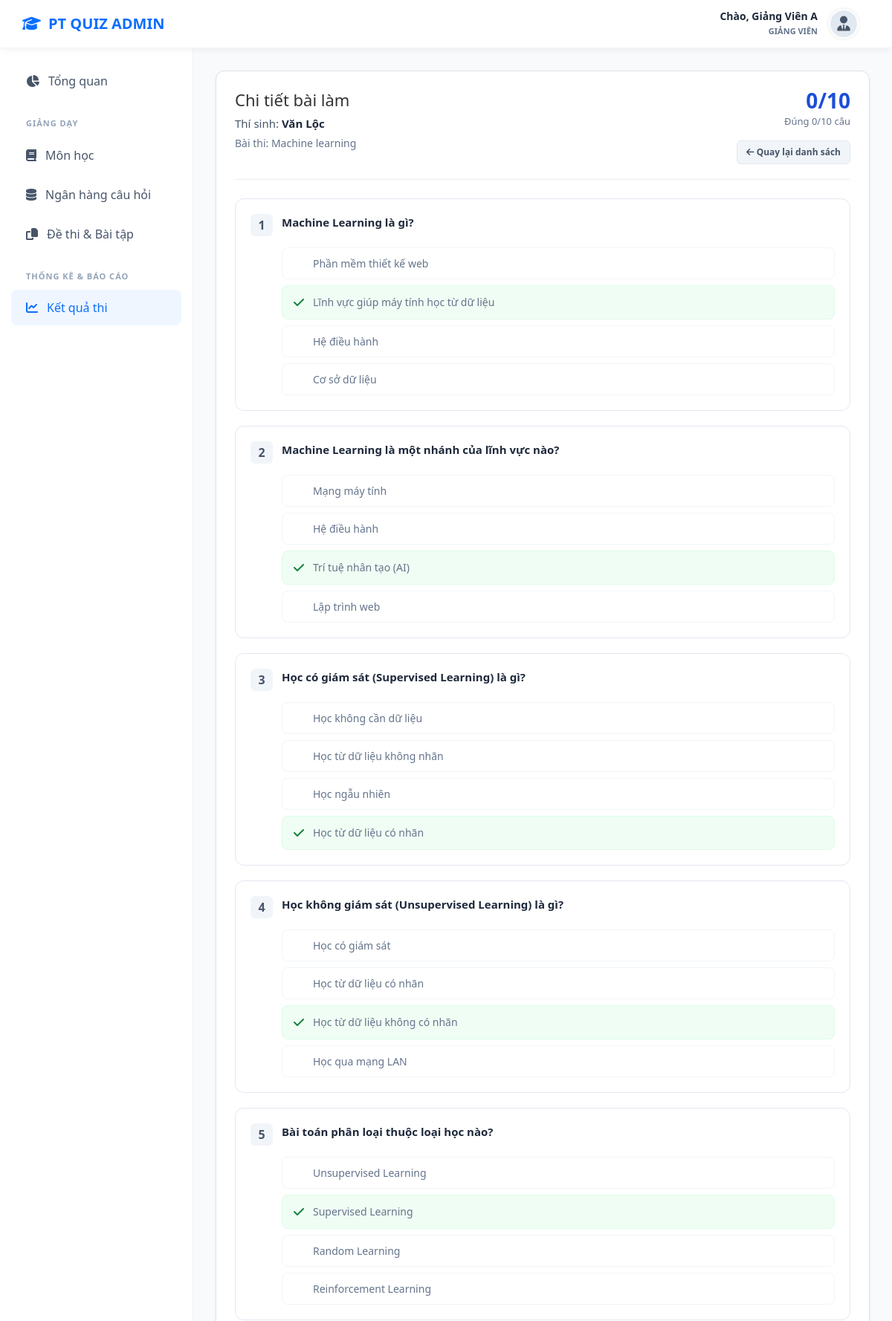
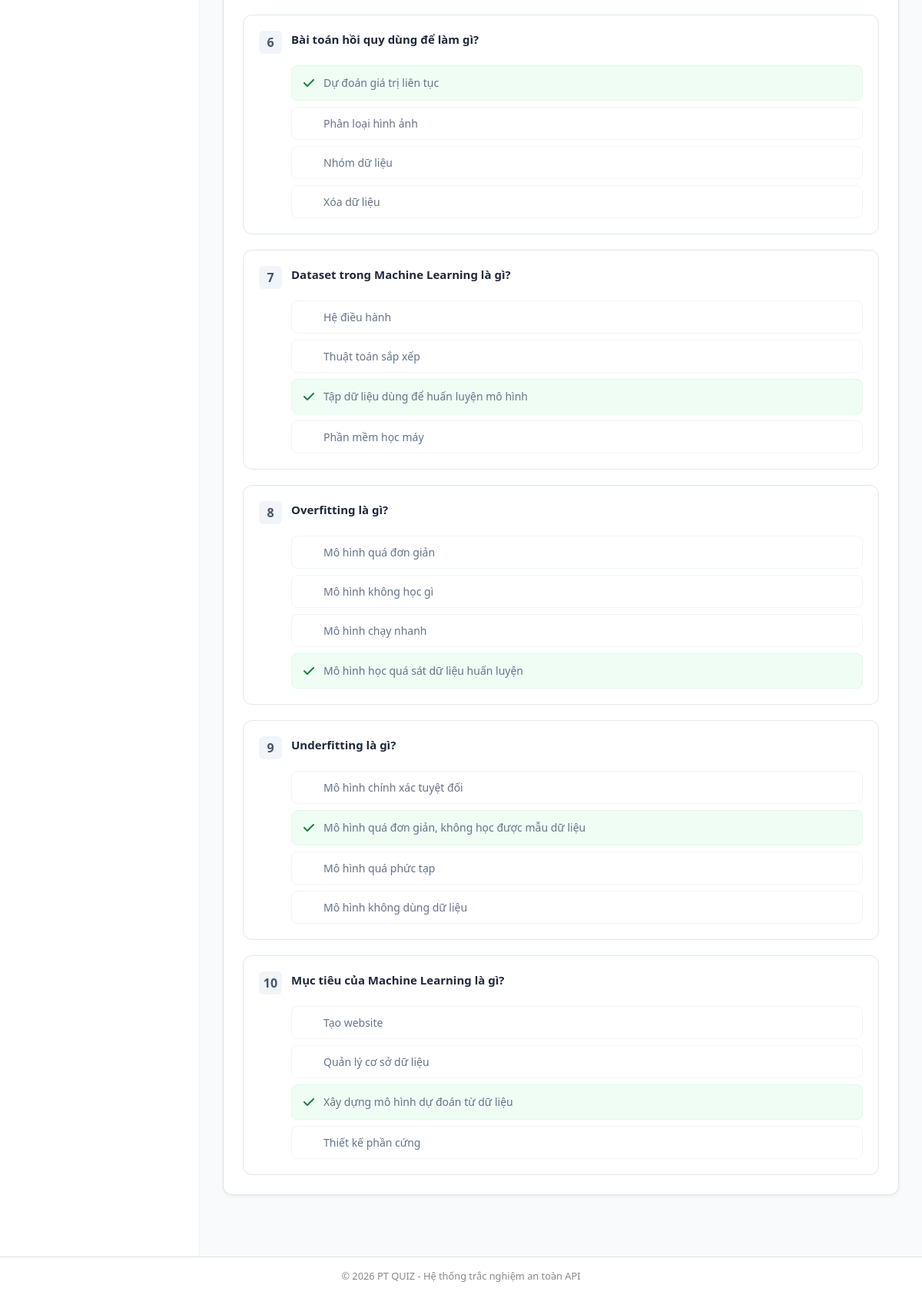
The page /index.php?act=ketqua-thi&id_lanthi=174 (signed in) on the database its author committed (2 pictures, top to bottom).
### tables this page shows
CREATE TABLE `lanthi` (
  `id_lanthi` int(11) NOT NULL,
  `id_nguoidung` int(11) DEFAULT NULL,
  `id_baithi` int(11) DEFAULT NULL,
  `thoigianbatdau` datetime DEFAULT NULL,
  `thoigiannop` datetime DEFAULT NULL,
  `diem` float DEFAULT NULL,
  `thoigianconlai` int(11) DEFAULT NULL,
  `cautraloi_tam` text DEFAULT NULL,
  `trangthai` varchar(50) DEFAULT NULL,
  `socaudung` int(11) DEFAULT NULL,
  `tongdiem_toida` float DEFAULT NULL
);

CREATE TABLE `nguoidung` (
  `id_nguoidung` int(11) NOT NULL,
  `email` varchar(100) DEFAULT NULL,
  `matkhau` varchar(255) DEFAULT NULL,
  `reset_token` varchar(64) DEFAULT NULL,
  `reset_token_expire` datetime DEFAULT NULL,
  `ten` varchar(100) DEFAULT NULL,
  `vaitro` varchar(50) DEFAULT NULL,
  `trangthai` varchar(50) DEFAULT NULL,
  `ngaytao` datetime DEFAULT NULL
);

CREATE TABLE `baithi` (
  `id_baithi` int(11) NOT NULL,
  `id_monhoc` int(11) DEFAULT NULL,
  `ten_baithi` varchar(255) DEFAULT NULL,
  `mieuta` text DEFAULT NULL,
  `tongcauhoi` int(11) DEFAULT NULL,
  `thoigianlam` int(11) DEFAULT NULL,
  `thoigianbatdau` datetime DEFAULT NULL,
  `thoigianketthuc` datetime DEFAULT NULL,
  `trangthai` varchar(50) DEFAULT NULL,
  `xao_tron` tinyint(1) NOT NULL DEFAULT 0,
  `hien_dapan` tinyint(1) DEFAULT 0,
  `ngaytao` datetime DEFAULT NULL
);

CREATE TABLE `dapan` (
  `id_dapan` int(11) NOT NULL,
  `id_cauhoi` int(11) DEFAULT NULL,
  `noidungdapan` text DEFAULT NULL,
  `dapandung` tinyint(1) DEFAULT NULL
);

### model/giangvien/ketqua.model.php (called while the page is built, shortened)
<?php
function get_submission_detail($id_lanthi) {
    $conn = Database::connect();
    $sql_info = "SELECT l.*, n.ten, b.ten_baithi, b.tongcauhoi
                 FROM lanthi l
                 JOIN nguoidung n ON l.id_nguoidung = n.id_nguoidung
                 JOIN baithi b ON l.id_baithi = b.id_baithi
                 WHERE l.id_lanthi = ?";
    $stmt = $conn->prepare($sql_info);
    $stmt->bind_param("i", $id_lanthi);
    $stmt->execute();
    $info = $stmt->get_result()->fetch_assoc();
    $sql_answers = "SELECT
                        ch.id_cauhoi,
                        ch.noidungcauhoi,
                        ch.loai_cauhoi,
                        ts.cautraloichon,
                        ts.noidungtraloi as noidung_thisinh,
                        d.id_dapan,
                        d.noidungdapan,
                        d.dapandung
                    FROM cauhoi ch
                    LEFT JOIN traloithisinh ts ON ch.id_cauhoi = ts.id_cauhoi AND ts.id_lanthi = ?
                    JOIN dapan d ON ch.id_cauhoi = d.id_cauhoi
                    WHERE ch.id_baithi = ?
                    ORDER BY ch.id_cauhoi, d.id_dapan";
    $stmt = $conn->prepare($sql_answers);
    $stmt->bind_param("ii", $id_lanthi, $info['id_baithi']);
    $stmt->execute();
    $answers_raw = $stmt->get_result()->fetch_all(MYSQLI_ASSOC);
    $questions = [];
    foreach ($answers_raw as $row) {
        $qid = $row['id_cauhoi'];
        if (!isset($questions[$qid])) {
            $questions[$qid] = [
                'id_cauhoi' => $qid,
                'noidungcauhoi' => $row['noidungcauhoi'],
                'loai_cauhoi' => $row['loai_cauhoi'],
                'cautraloichon' => $row['cautraloichon'],
                'noidung_thisinh' => $row['noidung_thisinh'],
                'options' => []
            ];
        }
        $questions[$qid]['options'][] = [
            'id_dapan' => $row['id_dapan'],
            'noidungdapan' => $row['noidungdapan'],
            'dapandung' => $row['dapandung']
        ];
    }
    return [
        'info' => $info,
        'questions' => array_values($questions)
    ];
}

### controller/giangvien/ketqua.controller.php (called while the page is built, shortened)
<?php
require_once __DIR__ . "/../../model/giangvien/ketqua.model.php";
function ketqua_index() {
    $id_giangvien = $_SESSION['user']['id_nguoidung'] ?? 0;
    if (isset($_GET['id_lanthi'])) {
        $id_lanthi = (int)$_GET['id_lanthi'];
        $detail = get_submission_detail($id_lanthi);
        return [
            'title' => "Chi tiết bài làm: " . ($detail['info']['ten'] ?? '---'),
            'view' => "views/giangvien/ketqua/detail.php",
            'data' => $detail
        ];
    }
    $list_baithi = get_exam_results_summary($id_giangvien);
    return [
        'title' => "Kết quả thi",
        'view' => "views/giangvien/ketqua/list.php",
        'data' => $list_baithi
    ];
}

### views/giangvien/ketqua/detail.php (the view, shortened to what this page needs)
<?php
$info = $data['info'];
$questions = $data['questions'];
?>
<div class="card" style="background: white; padding: 25px; border-radius: 12px; border: 1px solid #dee2e6; box-shadow: 0 2px 4px rgba(0,0,0,0.05);">
    <div style="display: flex; justify-content: space-between; align-items: start; margin-bottom: 25px; padding-bottom: 20px; border-bottom: 1px solid #eee;">
        <div>
            <h2 style="margin: 0; color: #333; font-size: 22px;">Chi tiết bài làm</h2>
            <div style="margin-top: 8px; color: #475569; font-size: 15px;">
                Thí sinh: <strong style="color: #1e293b;"><?= htmlspecialchars($info['ten']) ?></strong>
            </div>
            <div style="margin-top: 4px; color: #64748b; font-size: 14px;">
                Bài thi: <?= htmlspecialchars($info['ten_baithi']) ?>
            </div>
        </div>
        <div style="text-align: right;">
            <div style="font-size: 28px; font-weight: 800; color: #1d4ed8; line-height: 1;"><?= $info['diem'] ?>/10</div>
            <div style="font-size: 13px; color: #64748b; margin-top: 5px;">Đúng <?= $info['socaudung'] ?>/<?= $info['tongcauhoi'] ?> câu</div>
            <a href="index.php?act=ketqua-thi&id_baithi=<?= $info['id_baithi'] ?>"
               style="display: inline-block; margin-top: 15px; background:#f1f5f9; color:#475569; padding:6px 12px; border-radius:6px; text-decoration:none; font-size:12px; font-weight:600; border:1px solid #e2e8f0;">
               <i class="fas fa-arrow-left"></i> Quay lại danh sách
            </a>
        </div>
    </div>
    <div style="display: flex; flex-direction: column; gap: 20px;">
        <?php foreach ($questions as $index => $q): ?>
            <div style="border: 1px solid #e2e8f0; border-radius: 12px; padding: 20px; background: #fff;">
                <div style="display: flex; gap: 12px; margin-bottom: 15px;">
                    <div style="background: #f1f5f9; color: #475569; width: 30px; height: 30px; border-radius: 6px; display: flex; align-items: center; justify-content: center; font-weight: 700; flex-shrink: 0;">
                        <?= $index + 1 ?>
                    </div>
                    <div style="font-weight: 600; color: #1e293b; line-height: 1.5; font-size: 15px;">
                        <?= htmlspecialchars($q['noidungcauhoi']) ?>
                    </div>
                </div>
                <div style="display: flex; flex-direction: column; gap: 8px; padding-left: 42px;">
                    <?php if ((int)$q['loai_cauhoi'] == 2):  ?>
                        <div style="font-size: 14px; margin-bottom: 5px;">
                            <span style="color:#64748b;">Sinh viên điền:</span>
                            <strong style="color: #1e293b;"><?= htmlspecialchars($q['noidung_thisinh'] ?: '(Bỏ trống)') ?></strong>
                        </div>
                        <div style="font-size: 14px; background: #f0fdf4; border: 1px solid #dcfce7; color: #15803d; padding: 10px; border-radius: 8px;">
                            <span style="font-weight: 600;">Đáp án đúng:</span> <?= htmlspecialchars($q['options'][0]['noidungdapan']) ?>
                        </div>
                    <?php else:  ?>
                        <?php foreach ($q['options'] as $opt):
                            $isChosen = ($q['cautraloichon'] == $opt['id_dapan']);
                            $isCorrect = ($opt['dapandung'] == 1);
                            $bg = 'transparent';
                            $border = '#f1f5f9';
                            $icon = null;
                            if ($isChosen && $isCorrect) {
                                $bg = '#f0fdf4'; $border = '#dcfce7'; $icon = '<i class="fas fa-check-circle" style="color: #15803d;"></i>';
                            } elseif ($isChosen && !$isCorrect) {
                                $bg = '#fef2f2'; $border = '#fee2e2'; $icon = '<i class="fas fa-times-circle" style="color: #b91c1c;"></i>';
                            } elseif ($isCorrect) {
                                $bg = '#f0fdf4'; $border = '#dcfce7'; $icon = '<i class="fas fa-check" style="color: #15803d;"></i>';
                            }
                        ?>
                            <div style="display: flex; align-items: center; gap: 10px; padding: 10px 15px; border-radius: 8px; border: 1px solid <?= $border ?>; background: <?= $bg ?>; position: relative;">
                                <div style="flex-shrink: 0; width: 16px;"><?= $icon ?></div>
                                <div style="font-size: 14px; color: <?= $isChosen ? '#1e293b' : '#64748b' ?>; font-weight: <?= $isChosen ? '600' : '400' ?>;">
                                    <?= htmlspecialchars($opt['noidungdapan']) ?>
                                </div>
                            </div>
                        <?php endforeach; ?>
                    <?php endif; ?>
                </div>
            </div>
        <?php endforeach; ?>
    </div>
</div>

### views/layouts/header.php (style rules this page uses)
:root { --primary-blue: #0d6efd; --dark-text: #212529; --light-bg: #f8fafc; --sidebar-bg: #ffffff; }
body { margin: 0; font-family: 'Segoe UI', sans-serif; background: var(--light-bg); }

### rows shown on the page
lanthi: id_nguoidung.ten "Văn Lộc", id_baithi.ten_baithi "Machine learning", diem "0", socaudung "0", id_baithi.tongcauhoi "10"
dapan: noidungdapan "Phần mềm thiết kế web"
dapan: dapandung 1 (drawn), noidungdapan "Lĩnh vực giúp máy tính học từ dữ liệu"
dapan: noidungdapan "Hệ điều hành"
dapan: noidungdapan "Cơ sở dữ liệu"
dapan: noidungdapan "Mạng máy tính"
dapan: noidungdapan "Hệ điều hành"
dapan: dapandung 1 (drawn), noidungdapan "Trí tuệ nhân tạo (AI)"
dapan: noidungdapan "Lập trình web"
dapan: noidungdapan "Học không cần dữ liệu"
dapan: noidungdapan "Học từ dữ liệu không nhãn"
dapan: noidungdapan "Học ngẫu nhiên"
dapan: dapandung 1 (drawn), noidungdapan "Học từ dữ liệu có nhãn"
dapan: noidungdapan "Học có giám sát"
dapan: noidungdapan "Học từ dữ liệu có nhãn"
dapan: dapandung 1 (drawn), noidungdapan "Học từ dữ liệu không có nhãn"
dapan: noidungdapan "Học qua mạng LAN"
dapan: noidungdapan "Unsupervised Learning"
dapan: dapandung 1 (drawn), noidungdapan "Supervised Learning"
dapan: noidungdapan "Random Learning"
dapan: noidungdapan "Reinforcement Learning"
dapan: dapandung 1 (drawn), noidungdapan "Dự đoán giá trị liên tục"
dapan: noidungdapan "Phân loại hình ảnh"
dapan: noidungdapan "Nhóm dữ liệu"
dapan: noidungdapan "Xóa dữ liệu"
dapan: noidungdapan "Hệ điều hành"
dapan: noidungdapan "Thuật toán sắp xếp"
dapan: dapandung 1 (drawn), noidungdapan "Tập dữ liệu dùng để huấn luyện mô hình"
dapan: noidungdapan "Phần mềm học máy"
dapan: noidungdapan "Mô hình quá đơn giản"
dapan: noidungdapan "Mô hình không học gì"
dapan: noidungdapan "Mô hình chạy nhanh"
dapan: dapandung 1 (drawn), noidungdapan "Mô hình học quá sát dữ liệu huấn luyện"
dapan: noidungdapan "Mô hình chính xác tuyệt đối"
dapan: dapandung 1 (drawn), noidungdapan "Mô hình quá đơn giản, không học được mẫu dữ liệu"
dapan: noidungdapan "Mô hình quá phức tạp"
dapan: noidungdapan "Mô hình không dùng dữ liệu"
dapan: noidungdapan "Tạo website"
dapan: noidungdapan "Quản lý cơ sở dữ liệu"
dapan: dapandung 1 (drawn), noidungdapan "Xây dựng mô hình dự đoán từ dữ liệu"
dapan: noidungdapan "Thiết kế phần cứng"

### other values the page prints
$_SESSION['user']['ten'] "Giảng Viên A"
$q['noidungcauhoi'] "Machine Learning là gì?"
$q['noidungcauhoi'] "Machine Learning là một nhánh của lĩnh vực nào?"
$q['noidungcauhoi'] "Học có giám sát (Supervised Learning) là gì?"
$q['noidungcauhoi'] "Học không giám sát (Unsupervised Learning) là gì?"
$q['noidungcauhoi'] "Bài toán phân loại thuộc loại học nào?"
$q['noidungcauhoi'] "Bài toán hồi quy dùng để làm gì?"
$q['noidungcauhoi'] "Dataset trong Machine Learning là gì?"
$q['noidungcauhoi'] "Overfitting là gì?"
$q['noidungcauhoi'] "Underfitting là gì?"
$q['noidungcauhoi'] "Mục tiêu của Machine Learning là gì?"
